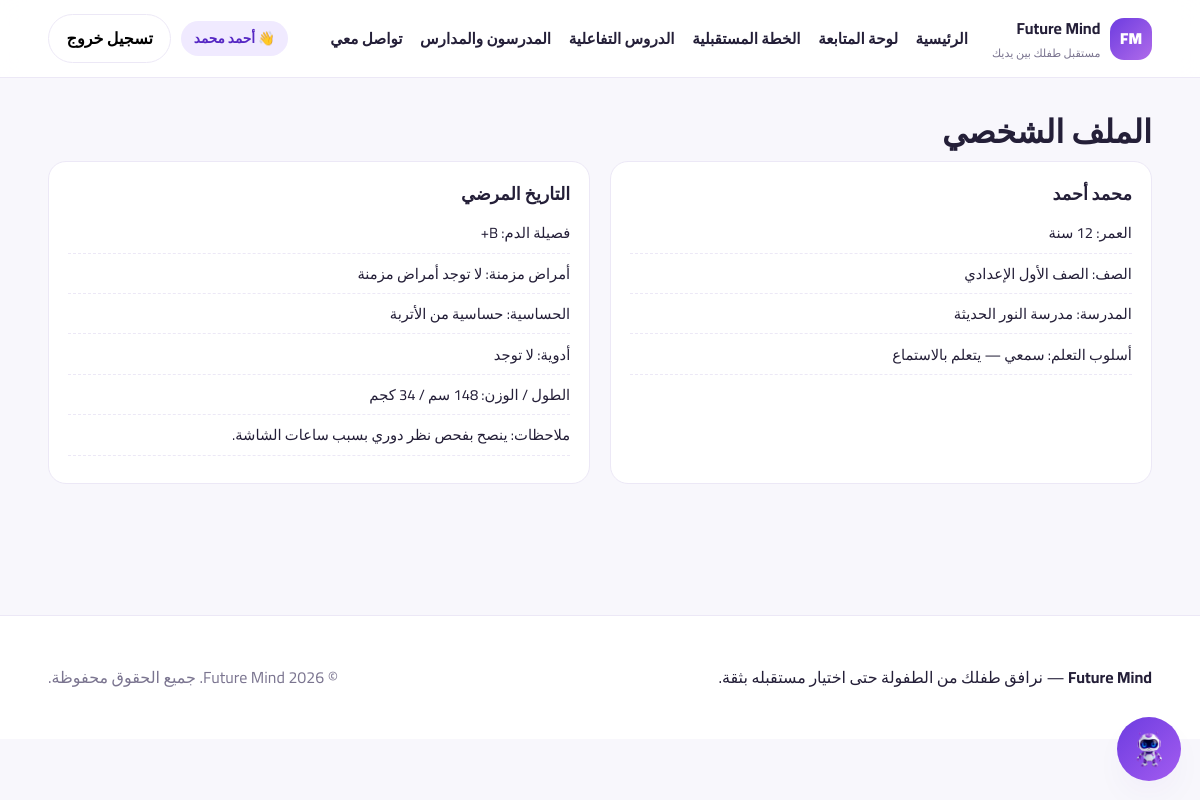
Page /profile/ (signed in) on the committed database.
### core/models.py (models this page shows, shortened)
class Child(models.Model):
    LEARNING_STYLES = [
        ("audio", "سمعي — يتعلم بالاستماع"),
        ("visual", "بصري — يتعلم بالمشاهدة والقراءة"),
        ("writing", "كتابي — يتعلم بالكتابة والتلخيص"),
        ("kinesthetic", "حركي — يتعلم بالتجربة والتطبيق"),
    ]
    parent = models.ForeignKey(
        User, on_delete=models.CASCADE, related_name="children", verbose_name="ولي الأمر"
    )
    name = models.CharField("اسم الطفل", max_length=120)
    birth_date = models.DateField("تاريخ الميلاد")
    grade = models.CharField("الصف الدراسي", max_length=60)
    school = models.CharField("المدرسة", max_length=120, blank=True)
    photo = models.ImageField("الصورة", upload_to="children/", blank=True, null=True)
    learning_style = models.CharField(
        "أسلوب التعلم", max_length=20, choices=LEARNING_STYLES, default="visual"
    )
    comprehension_score = models.PositiveIntegerField("نسبة الاستيعاب", default=70)
    daily_screen_minutes = models.PositiveIntegerField("دقائق الشاشة اليومية", default=120)
    focus_mode = models.BooleanField("وضع التركيز (حظر السوشيال ميديا)", default=False)
    created_at = models.DateTimeField(auto_now_add=True)
    class Meta:
        verbose_name = "طفل"
        verbose_name_plural = "الأطفال"
    @property
    def age(self):
        from datetime import date
        t = date.today()
        return t.year - self.birth_date.year - (
            (t.month, t.day) < (self.birth_date.month, self.birth_date.day)
        )

class HealthRecord(models.Model):
    child = models.OneToOneField(Child, on_delete=models.CASCADE, related_name="health")
    blood_type = models.CharField("فصيلة الدم", max_length=5, blank=True)
    chronic_conditions = models.TextField("أمراض مزمنة", blank=True)
    allergies = models.TextField("الحساسية", blank=True)
    medications = models.TextField("أدوية حالية", blank=True)
    last_checkup = models.DateField("آخر فحص طبي", null=True, blank=True)
    height_cm = models.PositiveIntegerField("الطول (سم)", null=True, blank=True)
    weight_kg = models.PositiveIntegerField("الوزن (كجم)", null=True, blank=True)
    daily_activity_minutes = models.PositiveIntegerField("نشاط بدني يومي موصى به", default=60)
    notes = models.TextField("ملاحظات الطبيب", blank=True)
    class Meta:
        verbose_name = "ملف صحي"
        verbose_name_plural = "الملفات الصحية"

### core/views.py (the view)
# urls.py: path("profile/", views.profile, name="profile"),
@login_required
def profile(request):
    child = _current_child(request)
    return render(
        request,
        "core/profile.html",
        {"child": child, "health": getattr(child, "health", None)},
    )

### core/views.py (called while the page is built)
def _current_child(request):
    qs = Child.objects.filter(parent=request.user)
    child_id = request.GET.get("child")
    if child_id:
        return get_object_or_404(qs, pk=child_id)
    return qs.first()

### templates/core/profile.html (shortened to what this page needs)
{% extends "base.html" %}
{% block content %}
<div class="container dash">
  <h1>الملف الشخصي</h1>
  <div class="grid-2">
    <section class="panel">
      <h2>{{ child.name }}</h2>
      <ul class="list">
        <li>العمر: {{ child.age }} سنة</li>
        <li>الصف: {{ child.grade }}</li>
        <li>المدرسة: {{ child.school }}</li>
        <li>أسلوب التعلم: {{ child.get_learning_style_display }}</li>
      </ul>
    </section>
    <section class="panel">
      <h2>التاريخ المرضي</h2>
      {% if health %}
        <ul class="list">
          <li>فصيلة الدم: {{ health.blood_type }}</li>
          <li>أمراض مزمنة: {{ health.chronic_conditions|default:"لا توجد" }}</li>
          <li>الحساسية: {{ health.allergies|default:"لا توجد" }}</li>
          <li>أدوية: {{ health.medications|default:"لا توجد" }}</li>
          <li>الطول / الوزن: {{ health.height_cm }} سم / {{ health.weight_kg }} كجم</li>
          <li>ملاحظات: {{ health.notes }}</li>
        </ul>
      {% else %}<p class="muted">لا يوجد ملف صحي.</p>{% endif %}
    </section>
  </div>
</div>
{% endblock %}

### templates/base.html (shortened to what this page needs)
{% load static %}
<!doctype html>
<html lang="ar" dir="rtl">
<head>
  <link rel="stylesheet" href="{% static 'css/style.css' %}">
</head>
<body>
<header class="site-header">
  <div class="container header-inner">
    <a class="brand" href="{% url 'landing' %}">
      <span class="brand-mark">FM</span>
      <span>
        <strong>Future Mind</strong>
        <small>مستقبل طفلك بين يديك</small>
      </span>
    </a>
    <nav class="nav">
      <a href="{% url 'landing' %}">الرئيسية</a>
      <a href="{% url 'dashboard' %}">لوحة المتابعة</a>
      <a href="{% url 'plan' %}">الخطة المستقبلية</a>
      <a href="{% url 'lessons' %}">الدروس التفاعلية</a>
      <a href="{% url 'teachers' %}">المدرسون والمدارس</a>
      <a href="{% url 'contact' %}">تواصل معي</a>
    </nav>
    <div class="header-actions">
      {% if user.is_authenticated %}
        <span class="chip">👋 {{ user.get_full_name|default:user.username }}</span>
        <form method="post" action="{% url 'logout' %}">{% csrf_token %}
          <button class="btn btn-ghost" type="submit">تسجيل خروج</button>
        </form>
      {% else %}
        <a class="btn btn-ghost" href="{% url 'login' %}">تسجيل دخول</a>
        <a class="btn btn-primary" href="{% url 'signup' %}">حساب جديد</a>
      {% endif %}
    </div>
  </div>
</header>
<main>{% block content %}{% endblock %}</main>
<footer class="site-footer">
  <div class="container footer-inner">
    <p><strong>Future Mind</strong> — نرافق طفلك من الطفولة حتى اختيار مستقبله بثقة.</p>
    <p class="muted">© {% now "Y" %} Future Mind. جميع الحقوق محفوظة.</p>
  </div>
</footer>
<button id="fm-toggle" class="chat-fab" aria-label="افتح شات Future Mind">
  <img src="{% static 'img/mascot.png' %}" alt="" width="44" height="44">
</button>
</body>
</html>

### static/css/style.css (style rules this page uses)
:root { --primary: #6d3ce0; --primary-dark: #5628c4; --primary-soft: #f0eaff; --bg: #f8f7fc; --card: #ffffff; --text: #241f38; --muted: #7b7590; --border: #ece8f6; --ok: #17a673; --warn: #e5a13a; --bad: #e05252; --radius: 18px; --shadow: 0 16px 40px -24px rgba(80, 40, 180, .45); }
* { box-sizing: border-box; }
body { margin: 0; background: var(--bg); color: var(--text); font-family: "Cairo", system-ui, sans-serif; line-height: 1.7; }
a { color: inherit; text-decoration: none; }
h1, h2, h3 { margin: 0 0 .5rem; line-height: 1.35; }
.container { width: min(1200px, 92%); margin-inline: auto; }
.muted { color: var(--muted); }
.site-header { position: sticky; top: 0; z-index: 40; background: rgba(255,255,255,.9); backdrop-filter: blur(12px); border-bottom: 1px solid var(--border); }
.header-inner { display: flex; align-items: center; gap: 1.5rem; padding: .9rem 0; }
.brand { display: flex; align-items: center; gap: .6rem; }
.brand-mark { width: 42px; height: 42px; display: grid; place-items: center; border-radius: 14px; color: #fff; font-weight: 900; background: linear-gradient(135deg, var(--primary), #b06bea); }
.brand small { display: block; font-size: .7rem; color: var(--muted); }
.nav { display: flex; gap: 1.1rem; flex: 1; font-weight: 600; font-size: .95rem; flex-wrap: wrap; }
.header-actions { display: flex; align-items: center; gap: .6rem; }
.btn { display: inline-flex; align-items: center; justify-content: center; gap: .4rem; padding: .6rem 1.1rem; border-radius: 999px; border: 1px solid transparent; font: inherit; font-weight: 700; cursor: pointer; transition: .2s; }
.btn-ghost { background: #fff; border-color: var(--border); }
.chip { background: var(--primary-soft); color: var(--primary-dark); padding: .35rem .8rem; border-radius: 999px; font-size: .85rem; font-weight: 700; }
.grid-2 { display: grid; grid-template-columns: repeat(2, 1fr); gap: 1.2rem; margin-bottom: 1.2rem; }
.feature, .panel, .stat-card { background: var(--card); border: 1px solid var(--border); border-radius: var(--radius); padding: 1.2rem; }
.dash { padding: 2rem 0 4rem; }
.panel h2 { font-size: 1.1rem; }
.list { list-style: none; padding: 0; margin: .5rem 0; }
.list li { padding: .45rem 0; border-bottom: 1px dashed var(--border); font-size: .92rem; }
.chat-fab { position: fixed; inset-inline-start: 1.2rem; bottom: 1.2rem; width: 64px; height: 64px; display: grid; place-items: center; border-radius: 50%; border: none; cursor: pointer; background: linear-gradient(135deg, var(--primary), #a35cf0); box-shadow: var(--shadow); z-index: 60; }
.chat-fab img { width: 44px; height: 44px; }
.site-footer { border-top: 1px solid var(--border); background: #fff; padding: 2rem 0; margin-top: 3rem; }
.footer-inner { display: flex; justify-content: space-between; flex-wrap: wrap; gap: .5rem; }

### rows in the picture
Child: name "محمد أحمد", grade "الصف الأول الإعدادي", school "مدرسة النور الحديثة", learning_style "سمعي — يتعلم بالاستماع"
HealthRecord: blood_type "B+", chronic_conditions "لا توجد أمراض مزمنة", allergies "حساسية من الأتربة", medications "لا توجد", weight_kg "34", notes "ينصح بفحص نظر دوري بسبب ساعات الشاشة."

### other values in the picture
{{ user.get_full_name|default:user.username }} "أحمد محمد"
